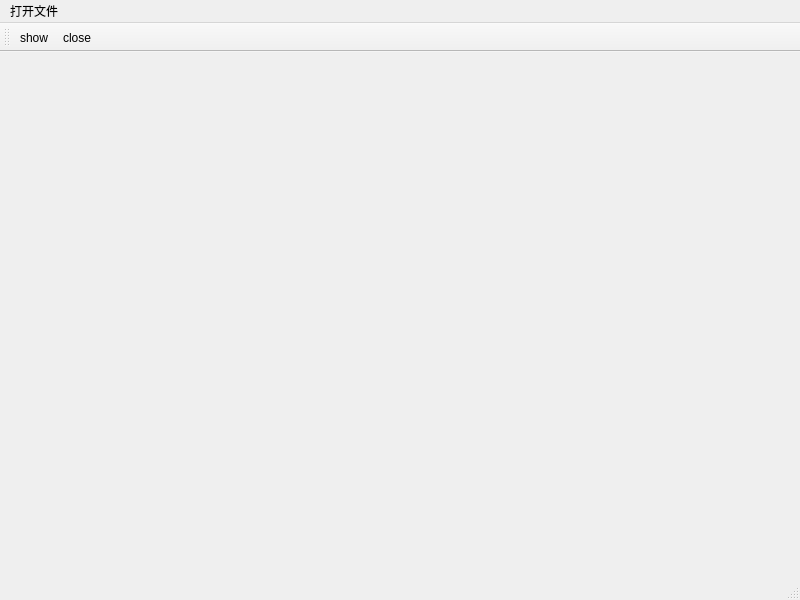
<?xml version="1.0" encoding="UTF-8"?>
<ui version="4.0">
 <class>MainWindow</class>
 <widget class="QMainWindow" name="MainWindow">
  <property name="geometry">
   <rect>
    <x>0</x>
    <y>0</y>
    <width>800</width>
    <height>600</height>
   </rect>
  </property>
  <property name="windowTitle">
   <string>MainWindow</string>
  </property>
  <widget class="QWidget" name="centralwidget">
   <widget class="QWidget" name="gridLayoutWidget">
    <property name="geometry">
     <rect>
      <x>49</x>
      <y>49</y>
      <width>681</width>
      <height>401</height>
     </rect>
    </property>
    <layout class="QGridLayout" name="MaingridLayout"/>
   </widget>
  </widget>
  <widget class="QMenuBar" name="menubar">
   <property name="geometry">
    <rect>
     <x>0</x>
     <y>0</y>
     <width>800</width>
     <height>26</height>
    </rect>
   </property>
   <widget class="QMenu" name="menu">
    <property name="title">
     <string>打开文件</string>
    </property>
    <addaction name="fileopen"/>
   </widget>
   <addaction name="menu"/>
  </widget>
  <widget class="QStatusBar" name="statusbar"/>
  <widget class="QToolBar" name="toolBar">
   <property name="windowTitle">
    <string>toolBar</string>
   </property>
   <attribute name="toolBarArea">
    <enum>TopToolBarArea</enum>
   </attribute>
   <attribute name="toolBarBreak">
    <bool>false</bool>
   </attribute>
   <addaction name="actionShow"/>
   <addaction name="actionClose"/>
  </widget>
  <action name="fileopen">
   <property name="text">
    <string>open</string>
   </property>
  </action>
  <action name="actionShow">
   <property name="icon">
    <iconset resource="img.qrc">
     <normaloff>:/img/r.png</normaloff>:/img/r.png</iconset>
   </property>
   <property name="text">
    <string>show</string>
   </property>
  </action>
  <action name="actionClose">
   <property name="icon">
    <iconset resource="img.qrc">
     <normaloff>:/img/r.png</normaloff>:/img/r.png</iconset>
   </property>
   <property name="text">
    <string>close</string>
   </property>
  </action>
 </widget>
 <resources>
  <include location="img.qrc"/>
 </resources>
 <connections/>
</ui>
